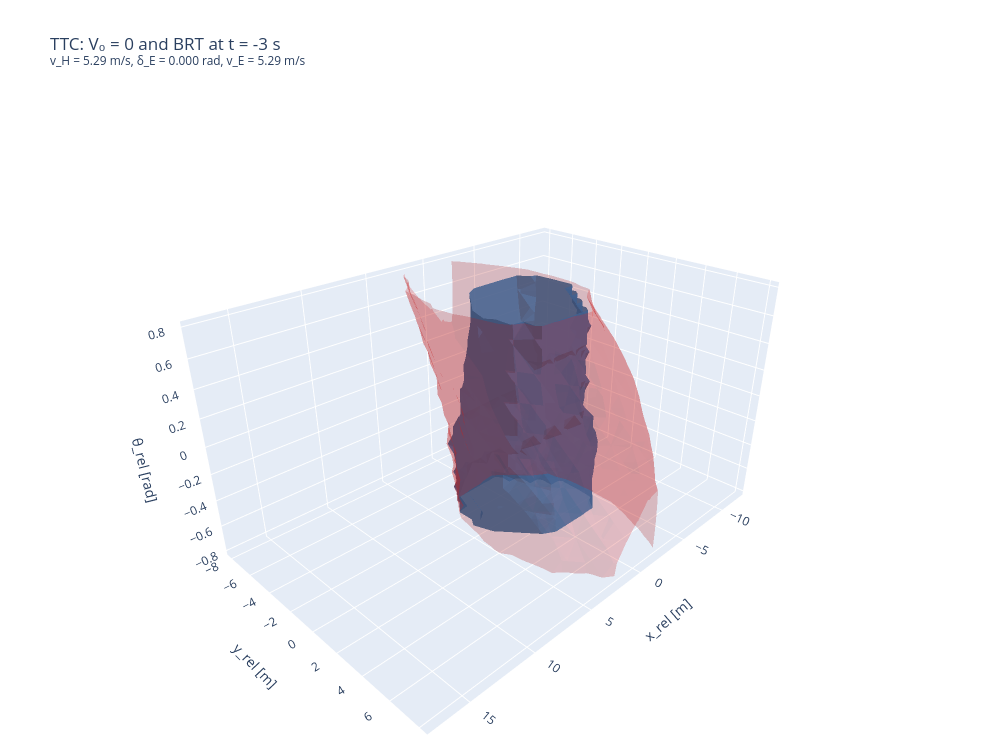

Notebook cell for this chart:
### Markdown cell above
## Visualizzazione 3D

### Code cell
# Metrica da visualizzare: "Euclidean", "DCE" oppure "TTC"
METRIC_NAME = "TTC"

current = metric_data[METRIC_NAME]

X, Y, THETA = np.meshgrid(
    current["x_rel"],
    current["y_rel"],
    current["theta_rel"],
    indexing="ij",
)

fig = go.Figure()

# V0 interno: quasi opaco per renderlo più visibile
fig.add_trace(
    go.Isosurface(
        x=X.ravel(),
        y=Y.ravel(),
        z=THETA.ravel(),
        value=current["V0"].ravel(),
        isomin=0.0,
        isomax=0.0,
        surface_count=1,
        colorscale=[[0.0, "#1f77b4"], [1.0, "#1f77b4"]],
        showscale=False,
        opacity=0.85,
        caps=dict(x_show=False, y_show=False, z_show=False),
        name="V₀ = 0",
        hovertemplate=(
            "V₀ = 0<br>"
            "x_rel = %{x:.2f} m<br>"
            "y_rel = %{y:.2f} m<br>"
            "θ_rel = %{z:.3f} rad"
            "<extra></extra>"
        ),
    )
)

# BRT esterno: più trasparente per mostrare V0 al suo interno
fig.add_trace(
    go.Isosurface(
        x=X.ravel(),
        y=Y.ravel(),
        z=THETA.ravel(),
        value=current["BRT"].ravel(),
        isomin=0.0,
        isomax=0.0,
        surface_count=1,
        colorscale=[[0.0, "#d62728"], [1.0, "#d62728"]],
        showscale=False,
        opacity=0.25,
        caps=dict(x_show=False, y_show=False, z_show=False),
        name="BRT(-3 s) = 0",
        hovertemplate=(
            "BRT(-3 s) = 0<br>"
            "x_rel = %{x:.2f} m<br>"
            "y_rel = %{y:.2f} m<br>"
            "θ_rel = %{z:.3f} rad"
            "<extra></extra>"
        ),
    )
)

fig.update_layout(
    title=(
        f"{METRIC_NAME}: V₀ = 0 and BRT at t = -3 s"
        "<br><sup>"
        f"v_H = {current['v_H']:.2f} m/s, "
        f"δ_E = {current['delta_E']:.3f} rad, "
        f"v_E = {current['v_E']:.2f} m/s"
        "</sup>"
    ),
    scene=dict(
        xaxis_title="x_rel [m]",
        yaxis_title="y_rel [m]",
        zaxis_title="θ_rel [rad]",
        aspectmode="manual",
        aspectratio=dict(x=1.5, y=1.0, z=0.8),
        camera=dict(eye=dict(x=1.55, y=1.55, z=1.15)),
    ),
    width=1000,
    height=750,
    margin=dict(l=10, r=10, b=10, t=100),
    legend=dict(
        orientation="h",
        x=0.5,
        xanchor="center",
        y=1.02,
        yanchor="bottom",
    ),
)

fig.show()

### Figure 1 — Plotly figure (JSON) as saved in the notebook; plotly's stock layout.template omitted (floating-point values rounded to 4 significant figures; data arrays with more than 128 entries replaced by an {"elided": "..."} marker saying what was removed)
{"data": [{"caps": {"x": {"show": false}, "y": {"show": false}, "z": {"show": false}}, "colorscale": [[0, "#1f77b4"], [1, "#1f77b4"]], "hovertemplate": "V₀ = 0<br>x_rel = %{x:.2f} m<br>y_rel = %{y:.2f} m<br>θ_rel = %{z:.3f} rad<extra></extra>", "isomax": 0, "isomin": 0, "name": "V₀ = 0", "opacity": 0.85, "showscale": false, "surface": {"count": 1}, "type": "isosurface", "value": {"elided": "7650 float values"}, "x": {"elided": "7650 float values"}, "y": {"elided": "7650 float values"}, "z": {"elided": "7650 float values"}}, {"caps": {"x": {"show": false}, "y": {"show": false}, "z": {"show": false}}, "colorscale": [[0, "#d62728"], [1, "#d62728"]], "hovertemplate": "BRT(-3 s) = 0<br>x_rel = %{x:.2f} m<br>y_rel = %{y:.2f} m<br>θ_rel = %{z:.3f} rad<extra></extra>", "isomax": 0, "isomin": 0, "name": "BRT(-3 s) = 0", "opacity": 0.25, "showscale": false, "surface": {"count": 1}, "type": "isosurface", "value": {"elided": "7650 float values"}, "x": {"elided": "7650 float values"}, "y": {"elided": "7650 float values"}, "z": {"elided": "7650 float values"}}], "layout": {"height": 750, "legend": {"orientation": "h", "x": 0.5, "xanchor": "center", "y": 1.02, "yanchor": "bottom"}, "margin": {"b": 10, "l": 10, "r": 10, "t": 100}, "scene": {"aspectmode": "manual", "aspectratio": {"x": 1.5, "y": 1, "z": 0.8}, "camera": {"eye": {"x": 1.55, "y": 1.55, "z": 1.15}}, "xaxis": {"title": {"text": "x_rel [m]"}}, "yaxis": {"title": {"text": "y_rel [m]"}}, "zaxis": {"title": {"text": "θ_rel [rad]"}}}, "title": {"text": "TTC: V₀ = 0 and BRT at t = -3 s<br><sup>v_H = 5.29 m/s, δ_E = 0.000 rad, v_E = 5.29 m/s</sup>"}, "width": 1000}}
